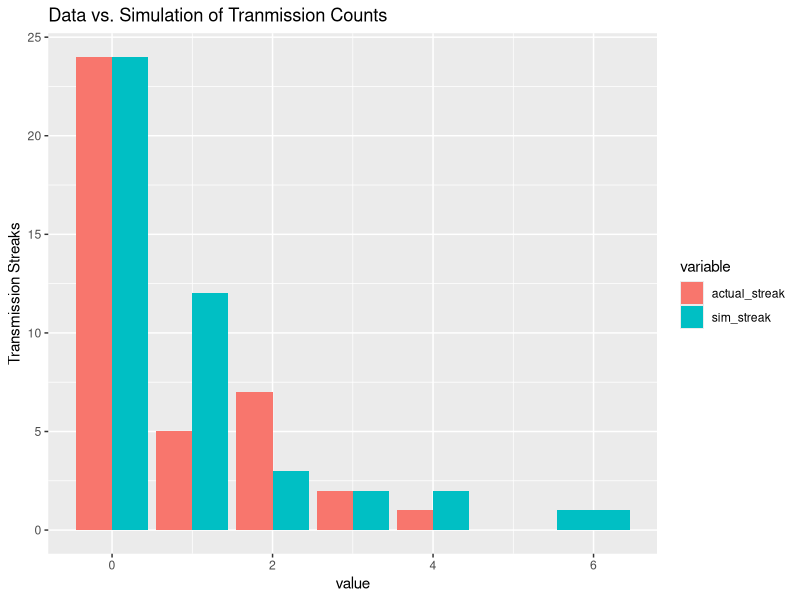

This chart was generated by the following R code:
## ---- chunk 1
suppressWarnings(library(ggplot2))
library(tidyr)
library(dplyr)
## ---- chunk 2
set.seed(4)

# Import data.
data <- c("R", "T", "T", "T", "R", "T", "T", "R", "T", "R","R","R","R","T", "R","R","R","R","R","T", "R","R","R","T","R","R","R","R","R","R","R","R","T", "T", "T", "T", "R", "R", "R", "T", "T", "R", "T","T", "R", "T", "T","R","T", "T", "R", "R", "T", "T", "R", "T", "R","R","R","R","T", "T", "T", "R", "T", "T", "R")

# Write function to calculate the streak of transmissions.
calc_streak <- function(x){
    diff(which(c(0, as.numeric(x == "T"), 0) == 0)) - 1
}

# Calculate streak of data.
streak <- calc_streak(data)


# Reproduce with a simulation. Calculate streaks of simulation.
T_prob <- 31.0/length(data)
outcomes <- c("T", "R")
sim_data <- sample(outcomes, size = length(data), replace = TRUE, prob = c(T_prob, (1-T_prob)))
sim <- calc_streak(sim_data)


# Format real and simulated data for plots.
st <- data.frame(streak) %>% 
  group_by(streak) %>% 
  summarize(results = n()) %>%
  rename(actual_streak = streak)

su <- data.frame(sim) %>% 
  group_by(sim) %>% 
  summarize(results = n()) %>%
  rename(sim_streak = sim)

all <- full_join(st,su, by= "results")
all[is.na(all)] <- 0
all.long <- gather(all, "variable","value", -results)


# Plot.
ggplot(all.long, aes(value, results, fill=variable)) + 
  geom_bar(stat="identity", position="dodge") +
  ggtitle("Data vs. Simulation of Tranmission Counts") + ylab("Transmission Streaks")
